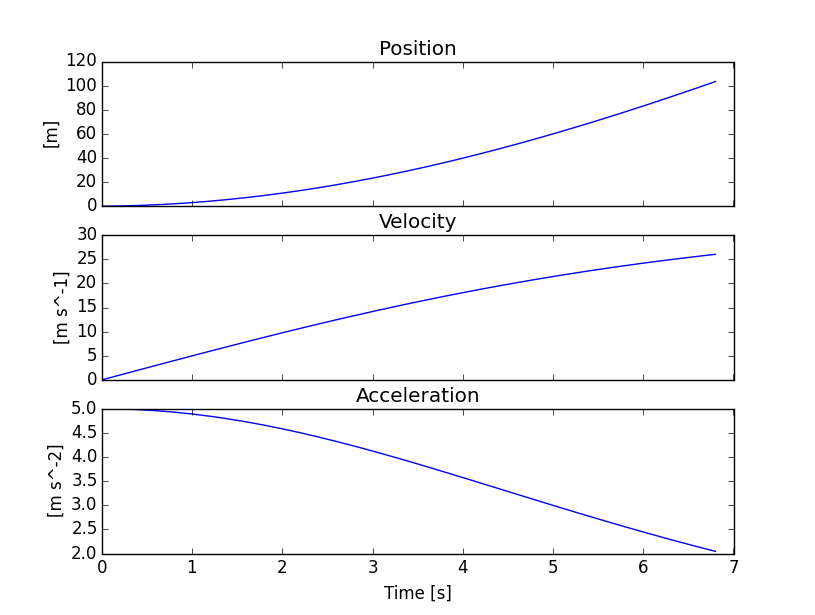

Here is the Python script that generated this plot:
from math import ceil, sqrt, exp
import numpy as np
import matplotlib.pyplot as plt

rho = 1.293  # Density of air [kg m^-3]
A = 0.45  # Runner cross-section [m^2]
C_D = 1.2  # Drag coefficient
w = -1.0  # Wind [m s^-1]
m = 80.0  # Mass of runner [kg]
F = 400.0  # Driving force [kg m^-2]
fv = 25.8  # Physiological limit [s N m^-1]
fc = 488.0  # Characteristic force [kg m s^-2]
tc = 0.67  # Characteristic time [s]
time = 10.0  # Time to simulate [s]
dt = 0.1  # Time-step [s]
N = ceil(time / dt)  # Number of steps


# Empty arrays
x = np.zeros(N)
v = np.zeros(N)
a = np.zeros(N)
t = np.zeros(N)

# Force lists
F_list = []
F_C_list = []
F_V_list = []
D_list = []

# Initial conditions
x[0] = 0.0
v[0] = 0.0
t[0] = 0.0

end_index = 0
for i in range(N - 1):
    F = F
    F_C = fc * exp(-(t[i] / tc) ** 2)
    F_V = fv * v[i]
    D = 0.5 * A * (1 - 0.25 * exp(-(t[i] / tc) ** 2)) * rho * C_D * (v[i] - w) ** 2
    F_list.append(F)
    F_C_list.append(F_C)
    F_V_list.append(F_V)
    D_list.append(D)
    driving_force = F + F_C - F_V
    resistance = D
    a[i] = (driving_force - resistance) / m
    v[i + 1] = v[i] + a[i] * dt
    x[i + 1] = x[i] + v[i + 1] * dt
    t[i + 1] = t[i] + dt
    if x[i] > 100:
        print('The 100m race ended after %.2f seconds' % t[i])
        end_index = i + 1
        break

plt.close('all')
f, axarr = plt.subplots(3, sharex=True)
axarr[0].plot(t[:end_index], x[:end_index])
axarr[0].set_title('Position')
axarr[0].set_ylabel(r'[m]')
axarr[1].plot(t[:end_index], v[:end_index])
axarr[1].set_title('Velocity')
axarr[1].set_ylabel('[m s^-1]')
axarr[2].plot(t[:end_index], a[:end_index])
axarr[2].set_title('Acceleration')
axarr[2].set_ylabel('[m s^-2]')
axarr[2].set_xlabel('Time [s]')

# plt.plot(t[:end_index], F_list, label='F')
# plt.plot(t[:end_index], F_C_list, label='FC')
# plt.plot(t[:end_index], F_V_list, label='FV')
# plt.plot(t[:end_index], D_list, label='D')
# plt.title('Comparison of forces')
# plt.xlabel('Time [s]')
# plt.ylabel('Force [N]')
# plt.legend()
#plt.show()

# Terminal velocity
v_terminal = sqrt((2 * F) / (rho * C_D * A))
print(v_terminal)
